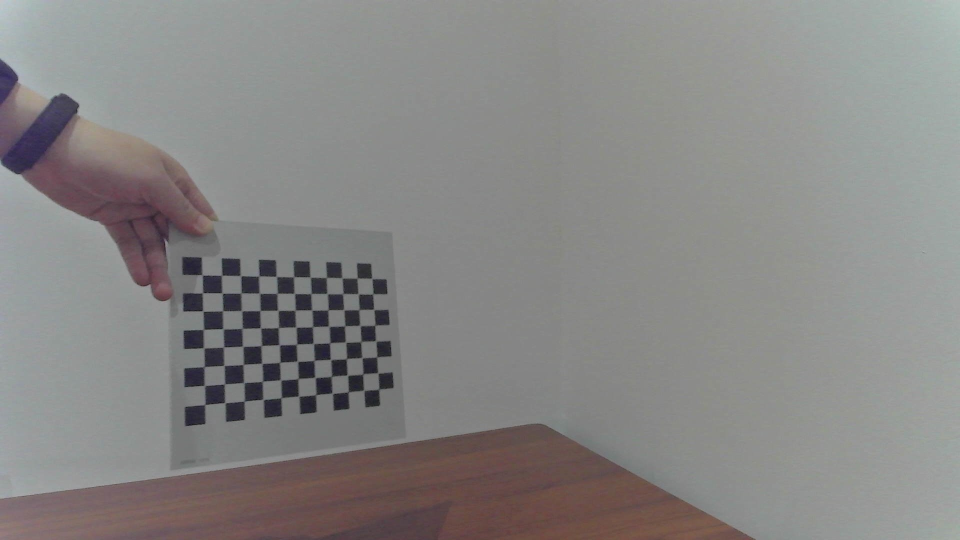
#> input picture bj_camera_15mm/WIN_20250103_15_35_00_Pro.jpg, 1920 x 1080 px (shown at 1/2 size); its folder holds only this picture in this run
$ python Test.py
#> lines starting #> are read from the running program, lines starting #| are printed output that depends on the picture; after the words box and inside, x2 and y2 are one past the last pixel; in counts of white or black regions, pixels touching at a corner belong together; long printed decimals are rounded
"""
@Author  ：Zhao
@Date    ：2024/11/25 10:58
@File    ：Test.py
@Description: OpenCV内参标定方式，实现MATLAB的标定、导出CSV功能
@Version 1.0
"""

import glob
import cv2
import numpy
import pickle

# 不使用科学计数法e作为输出
numpy.set_printoptions(suppress=True)

# 图像坐标点(2D)
img_points = []
# 世界坐标点(3D)
obj_points = []

# 定义棋盘格的二维维度(高, 宽) 我的棋盘格是8 * 12，需要-1；
# 因为没法检测最外层角点，所以最外层一圈的棋盘格不参与计算。
CHECKER_BOARD = (8, 11)
criteria = (cv2.TERM_CRITERIA_EPS + cv2.TERM_CRITERIA_MAX_ITER, 30, 0.001)

# 初始化为三维数组(x, y, z)，数据类型是float
obj = numpy.zeros((1, CHECKER_BOARD[0] * CHECKER_BOARD[1], 3), numpy.float32)

"""#根据棋盘格二维维度宽高，创建多维数组。

    1. mgrid[维度A, 维度B]
    参数个数决定矩阵维度，即两个参数表示仅生成行、列矩阵(x, y)。
    np.mgrid[x:test, y:b, z:c]，返回一个多维(三维)，x, y, z(行、列、深度)矩阵，其中每个维度大小，取决输入的切片区间。
    在这个例子中，有两个切片，返回的数组是一个包含两个元素(每个元素是一个二维数组)的多维数组。
    x:a表示切片区间，mgrid[0:4, 0:4]表示生成一个包含两个矩阵(4*4)的多维数组，分别对应行坐标矩阵和列坐标矩阵：
    [
        [
            [0, 0, 0, 0],
            [1, 1, 1, 1],
            [2, 2, 2, 2],
            [3, 3, 3, 3]
        ],
        [
            [0, 1, 2, 3],
            [0, 1, 2, 3],
            [0, 1, 2, 3],
            [0, 1, 2, 3]
        ]
    ]
    以上实际为三维矩阵(2*3*3)，两个矩阵，每个矩阵三行三列；

    2. .T
    矩阵转置，二维是矩阵行列互换，三维是[D,R,C] -> [R,C,D]，Depth深度、Rows行、Column列。
    三维转置，原本两个矩阵[行矩阵, 列矩阵]的每个点会组合在一起，形成[行坐标, 列坐标]的对。
    深度在前面，表示两个矩阵，在后面表示矩阵中每个元素包含一个行列坐标的对(倒置坐标系)：
    [
        [
            [0, 0], [1, 0], [2, 0], [3, 0]
        ],
        [
            [0, 1], [1, 1], [2, 1], [3, 1]
        ],
        [
            [0, 2], [1, 2], [2, 2], [3, 2]
        ],
        [
            [0, 3], [1, 3], [2, 3], [3, 3]
        ]
    ]

    3. reshape(x, y)
    数组展平，将原来的7*11*2的矩阵转换成
"""
obj[0, :, :2] = numpy.mgrid[0:CHECKER_BOARD[0], 0:CHECKER_BOARD[1]].T.reshape(-1, 2)
# print(17 * "=", "开始", 17 * "=", end="\n")
# print(numpy.mgrid[0:CHECKER_BOARD[0], 0:CHECKER_BOARD[1]], end="\n")
print(17 * "=", "转置", 17 * "=", end="\n")
print(numpy.mgrid[0:CHECKER_BOARD[0], 0:CHECKER_BOARD[1]].T, end="\n")
print(17 * "=", "全展平", 17 * "=", end="\n")
print(numpy.mgrid[0:CHECKER_BOARD[0], 0:CHECKER_BOARD[1]].T.reshape(-1, 2), end="\n")

images = glob.glob('./bj_camera_15mm/*.jpg')

for path in images:
    img = cv2.imread(path)
#> img is the input picture: shape (1080, 1920, 3); mean B, G, R 132.8, 133.9, 135.3
    gray = cv2.cvtColor(img, cv2.COLOR_BGR2GRAY)
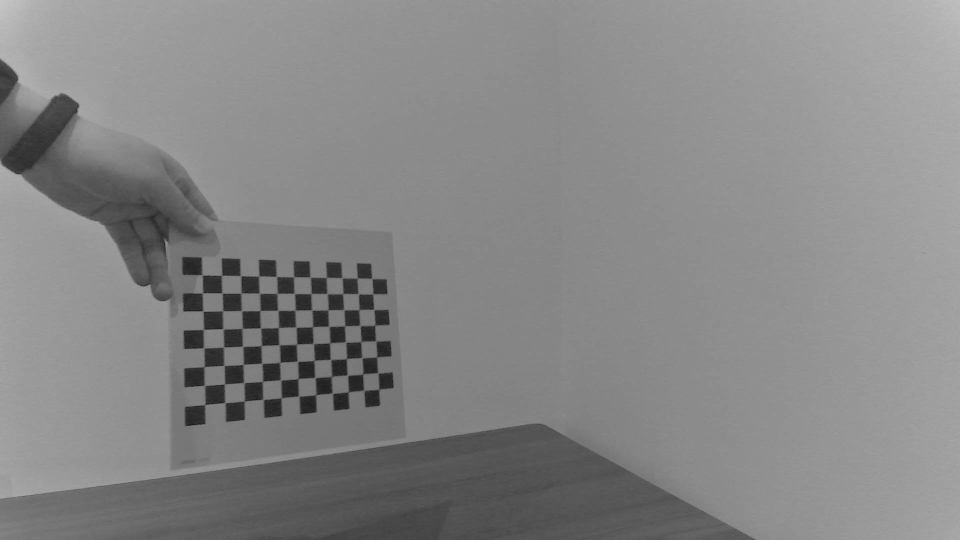
#> gray: shape (1080, 1920) (shown at 1/2 size); min 6, max 197, mean 134.2
    ret, corners = cv2.findChessboardCorners(
        gray, CHECKER_BOARD, cv2.CALIB_CB_ADAPTIVE_THRESH + cv2.CALIB_CB_FAST_CHECK + cv2.CALIB_CB_NORMALIZE_IMAGE
    )
#> ret = True; corners = 88 rows, first 8: [413, 807], [412, 775], [412, 731], [411, 699], [411, 657], [408, 623.2], [404.6, 585.2], [404.5, 550.5]

    # 如果找到角点
    if ret is True:
        print("找到角点" + "/n")
        corners2 = cv2.cornerSubPix(gray, corners, (11, 11), (-1, -1), criteria)
#> corners2 = 88 rows, first 8: [410.3, 809.6], [409.2, 771.3], [408.5, 733.8], [407.5, 696.2], [407.3, 659.3], [406, 622.6], [405.5, 586.2], [404.7, 550.4]
        img_points.append(corners2)
        obj_points.append(obj)

        # 画图并展示角点
        img = cv2.drawChessboardCorners(img, CHECKER_BOARD, corners2, ret)
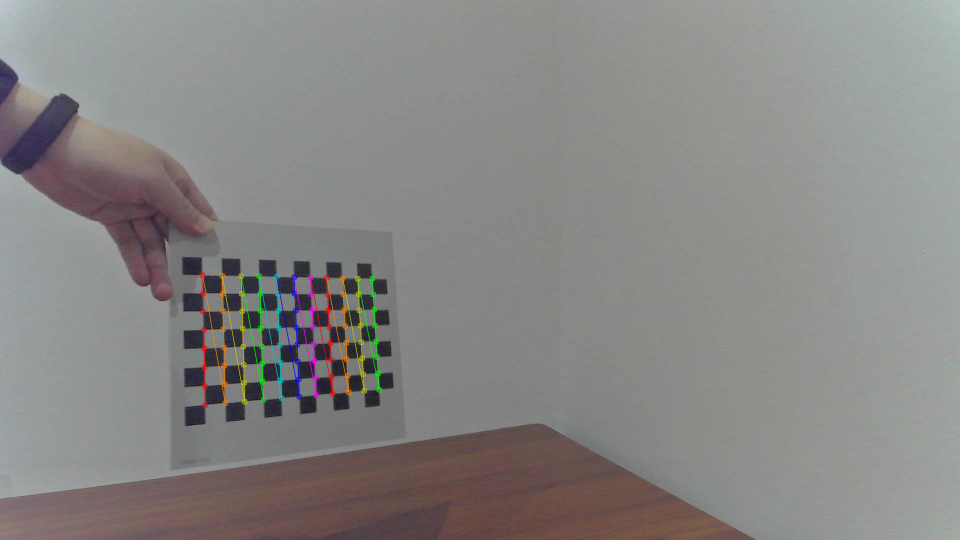
#> img: shape (1080, 1920, 3) (shown at 1/2 size); 1.05% of pixels changed, all inside (x1, y1, x2, y2) = (399, 544, 765, 817)
    else:
        print(path)

    desired_width = 640
    desired_height = 480
    img_resized = cv2.resize(img, (desired_width, desired_height))
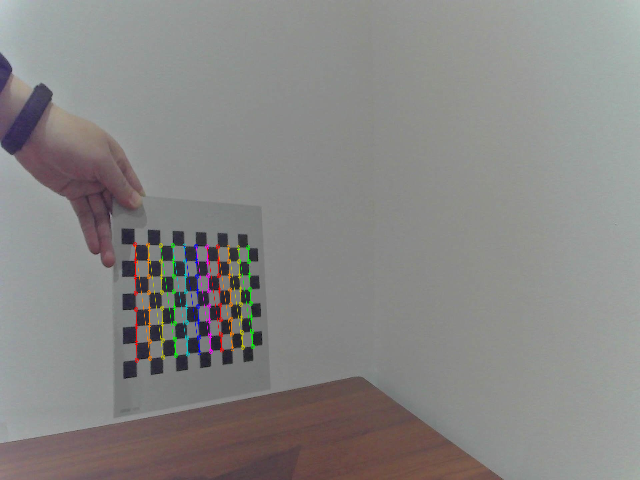
#> img_resized: shape (480, 640, 3); mean B, G, R 132.6, 134.1, 135.6
    cv2.imshow('Visualize IMG', img_resized)
    cv2.waitKey(100)
cv2.destroyAllWindows()

# 校准摄像头
if len(obj_points) > 0 and len(img_points) > 0:
    retval, camera_matrix, dist_coeffs, rvecs, tvecs = cv2.calibrateCamera(
        obj_points, img_points, gray.shape[::-1], None, None
    )
#> retval = 0.281; camera_matrix = [[1476, 0, 988.4], [0, 1385.9, 507.1], [0, 0, 1]]; dist_coeffs = [[0.043, -0.117, -0.00154, 0.00398, 0.258]]; rvecs = ([0.388, -0.694, -1.52],); tvecs = ([-14.49, 8.06, 36.98],)

# 重投影误差，越低精确度越高，1以内可接受
print("标定重投影误差 : \n", retval, end="\n")
#| 标定重投影误差 :
#|  0.2808
# 相机内参矩阵
print("内参: \n", camera_matrix, end="\n")
#| 内参:
#|  [[1475.966    0.          988.433]
#|  [   0.         1385.929   507.130]
#|  [   0.            0.            1.        ]]
# 径/切畸变系数(k1,k2,p1,p2,k3)
print("畸变: \n", dist_coeffs, end="\n")
#| 畸变:
#|  [[ 0.04303 -0.1169 -0.001543  0.00398  0.258 ]]
# 旋转向量
# print("rvecs : \n", rvecs, end="\n")
# 位移向量
# print("tvecs : \n", tvecs, end="\n")

# 构建用于CSV导出的数组
# 创建5行3列的数组
csv_data = numpy.zeros((5, 3))
# 第1-3行是内参矩阵
csv_data[:3, :] = camera_matrix
# 第4行是径向畸变 (k1, k2, k3)
csv_data[3, :3] = dist_coeffs[0, :3]
# 第5行是切向畸变 (p1, p2)
csv_data[4, :2] = dist_coeffs[0, 3:5]
# 第5行的第三个值为0 (p3占位)
csv_data[4, 2] = 0
numpy.savetxt("opencv_csv/params.csv", csv_data, delimiter=",", fmt="%.10f")

$ run again, on bj_camera_15mm/WIN_20250103_15_35_04_Pro.jpg
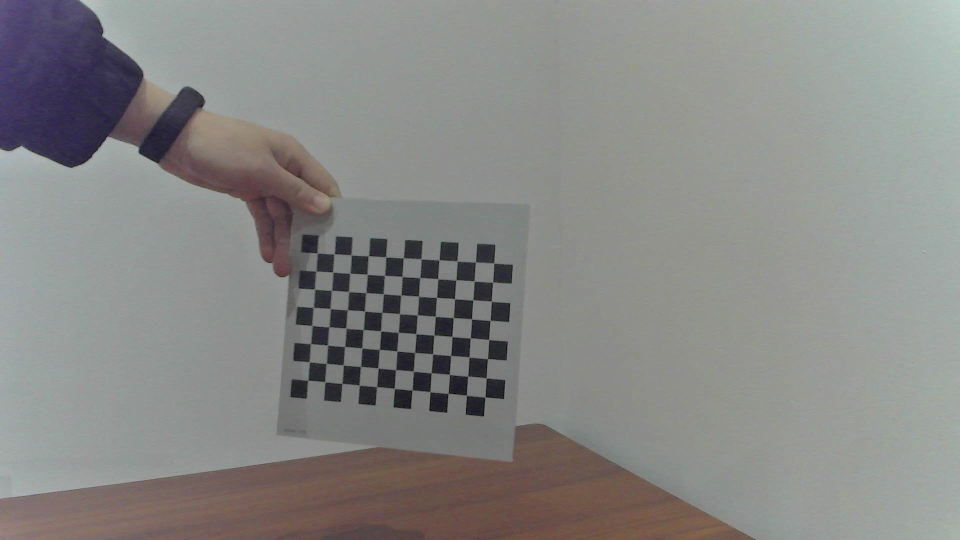
#> input picture bj_camera_15mm/WIN_20250103_15_35_04_Pro.jpg, 1920 x 1080 px (shown at 1/2 size)
#> img is the input picture: shape (1080, 1920, 3); mean B, G, R 134.2, 136.1, 136.2
#> `gray = cv2.cvtColor(img, cv2.COLOR_BGR2GRAY)`:
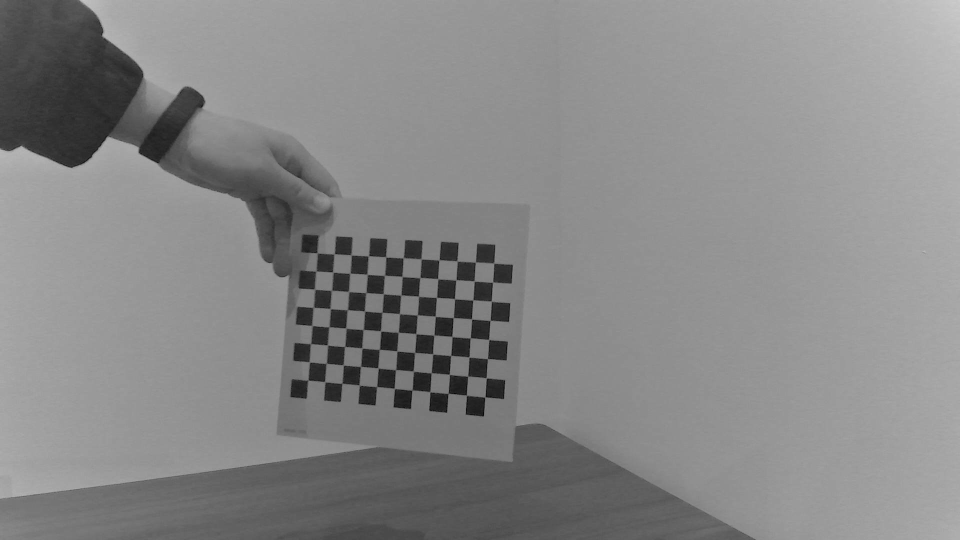
#> gray: shape (1080, 1920) (shown at 1/2 size); min 0, max 206, mean 135.9
#> ret = True; corners = 88 rows, first 8: [616.7, 760.2], [619.8, 724.6], [620.6, 688], [631, 658], [634, 608], [637, 586], [639, 536], [634.8, 505.3]
#> corners2 = 88 rows, first 8: [616.3, 760.6], [619.2, 724.4], [621.6, 687.7], [624.3, 651.5], [627, 615.3], [630, 579.1], [632, 542.6], [634.8, 506.2]
#> img: shape (1080, 1920, 3); 1.11% of pixels changed, all inside (x1, y1, x2, y2) = (610, 500, 995, 802)
#> `img_resized = cv2.resize(img, (desired_width, desired_height))`:
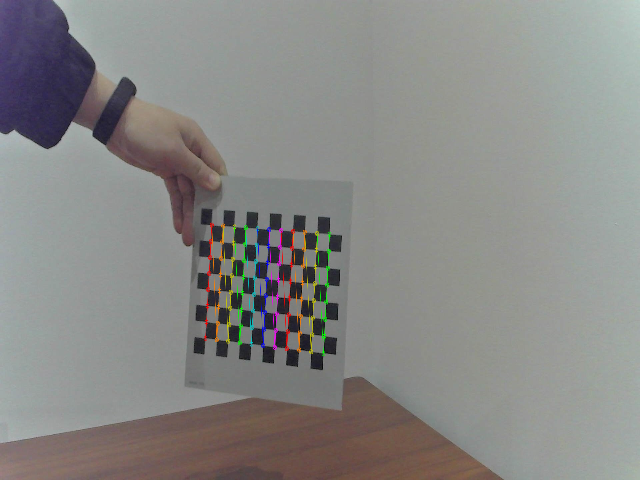
#> img_resized: shape (480, 640, 3); mean B, G, R 134.1, 136.3, 136.6
#> retval = 0.217; camera_matrix = [[1977.2, 0, 955.4], [0, 1943.3, 529.8], [0, 0, 1]]; dist_coeffs = [[-0.0536, 4.85, 0.00102, -0.0128, -60.85]]; rvecs = ([-0.261, 0.217, -1.5],); tvecs = ([-9.12, 6.34, 53.7],)
#| 标定重投影误差 :
#|  0.2165
#| 内参:
#|  [[1977.158    0.          955.415]
#|  [   0.         1943.280  529.789]
#|  [   0.            0.            1.        ]]
#| 畸变:
#|  [[ -0.05361   4.853   0.001017  -0.01277  -60.848]]

$ run again, on bj_camera_15mm/WIN_20250103_15_35_06_Pro.jpg
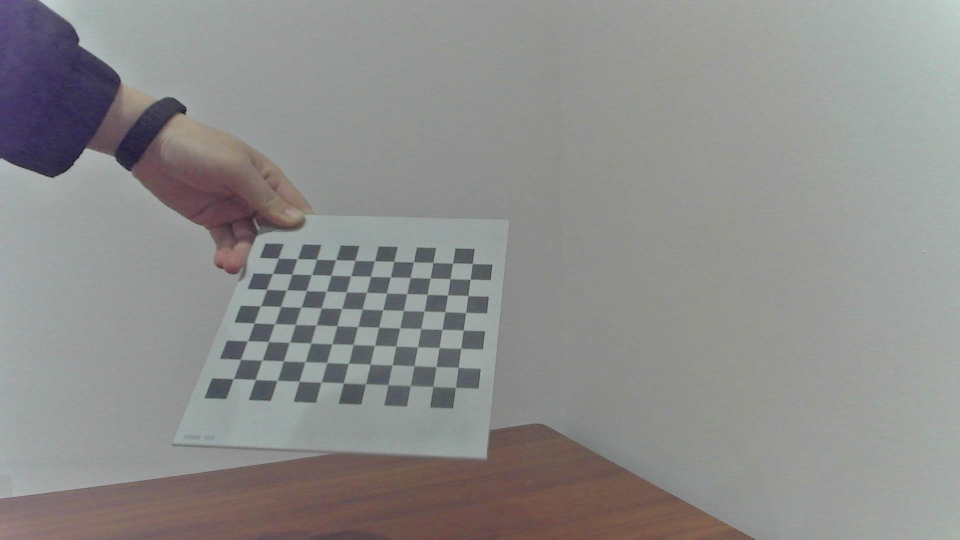
#> input picture bj_camera_15mm/WIN_20250103_15_35_06_Pro.jpg, 1920 x 1080 px (shown at 1/2 size)
#> img is the input picture: shape (1080, 1920, 3); mean B, G, R 139.7, 140.9, 141.4
#> `gray = cv2.cvtColor(img, cv2.COLOR_BGR2GRAY)`:
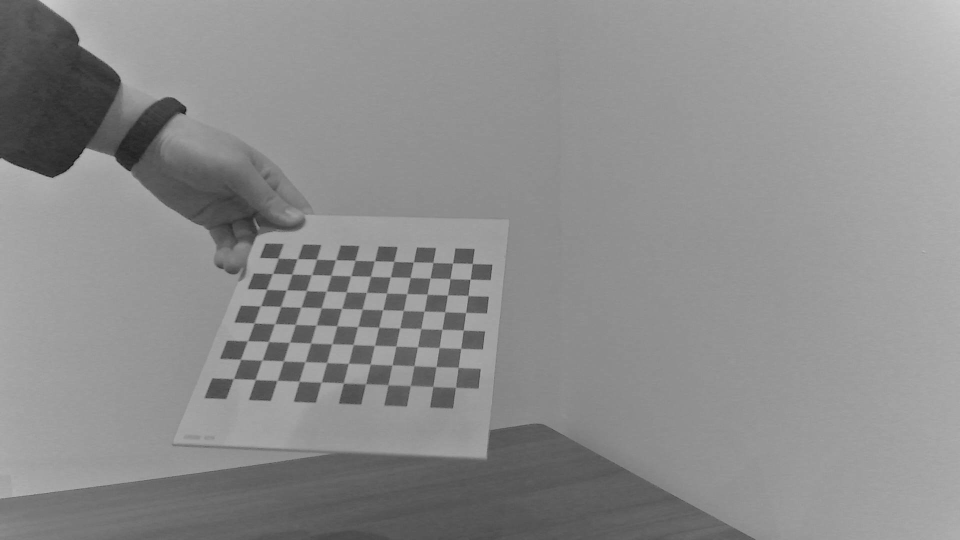
#> gray: shape (1080, 1920) (shown at 1/2 size); min 2, max 209, mean 140.9
#> ret = True; corners = 88 rows, first 8: [467.5, 757.5], [482.9, 716.7], [496.3, 682.4], [510.8, 645], [523, 612.6], [533.5, 579.5], [544.6, 546.3], [557, 517]
#> corners2 = 88 rows, first 8: [466.8, 758.1], [481.5, 718.7], [495.5, 681.8], [508.7, 646.5], [521.4, 612], [533.4, 578.8], [545.5, 547.4], [556.7, 516.5]
#> img: shape (1080, 1920, 3); 1.08% of pixels changed, all inside (x1, y1, x2, y2) = (461, 510, 952, 782)
#> `img_resized = cv2.resize(img, (desired_width, desired_height))`:
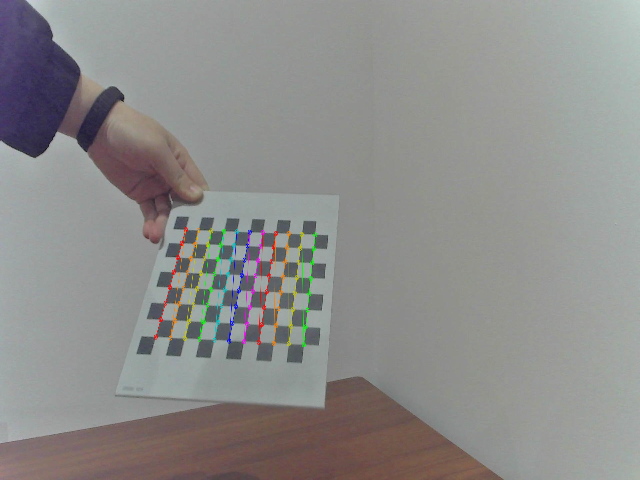
#> img_resized: shape (480, 640, 3); mean B, G, R 139.3, 140.9, 141.5
#> retval = 0.233; camera_matrix = [[1993.5, 0, 935.6], [0, 4231.6, 531.9], [0, 0, 1]]; dist_coeffs = [[0.258, -6.36, -0.00098, -0.00123, 65.77]]; rvecs = ([-0.987, -0.847, -1.29],); tvecs = ([-10.47, 2.38, 44.83],)
#| 标定重投影误差 :
#|  0.2327
#| 内参:
#|  [[1993.489    0.          935.583]
#|  [   0.         4231.636  531.862]
#|  [   0.            0.            1.        ]]
#| 畸变:
#|  [[ 0.2576 -6.362 -0.0009797 -0.00123  65.765]]
